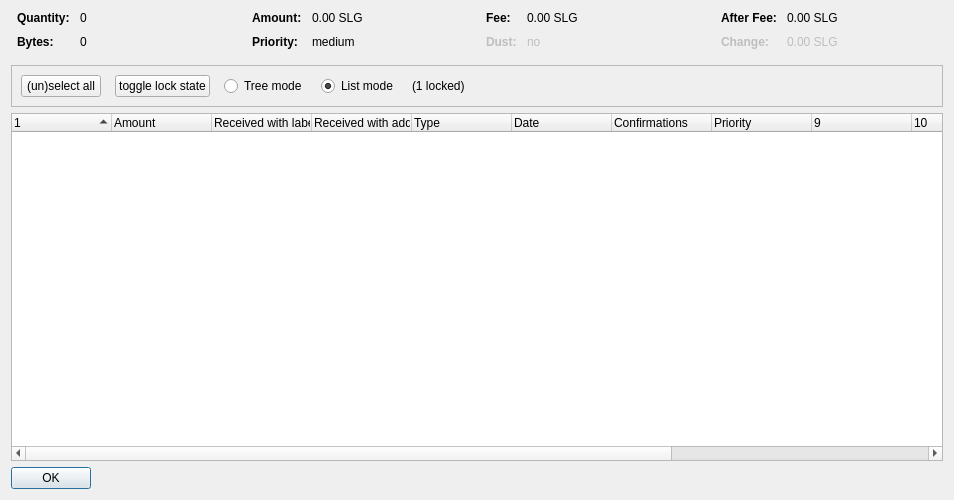
<?xml version="1.0" encoding="UTF-8"?>
<ui version="4.0">
 <class>CoinControlDialog</class>
 <widget class="QDialog" name="CoinControlDialog">
  <property name="geometry">
   <rect>
    <x>0</x>
    <y>0</y>
    <width>954</width>
    <height>500</height>
   </rect>
  </property>
  <property name="windowTitle">
   <string>Coin Selection</string>
  </property>
  <layout class="QVBoxLayout" name="verticalLayout">
   <item>
    <layout class="QHBoxLayout" name="horizontalLayoutTop" stretch="0,0,0,0">
     <property name="topMargin">
      <number>0</number>
     </property>
     <property name="bottomMargin">
      <number>10</number>
     </property>
     <item>
      <layout class="QFormLayout" name="formLayoutCoinControl1">
       <property name="horizontalSpacing">
        <number>10</number>
       </property>
       <property name="verticalSpacing">
        <number>10</number>
       </property>
       <property name="leftMargin">
        <number>6</number>
       </property>
       <property name="rightMargin">
        <number>6</number>
       </property>
       <item row="0" column="0">
        <widget class="QLabel" name="labelCoinControlQuantityText">
         <property name="font">
          <font>
           <weight>75</weight>
           <bold>true</bold>
          </font>
         </property>
         <property name="text">
          <string>Quantity:</string>
         </property>
        </widget>
       </item>
       <item row="0" column="1">
        <widget class="QLabel" name="labelCoinControlQuantity">
         <property name="cursor">
          <cursorShape>IBeamCursor</cursorShape>
         </property>
         <property name="contextMenuPolicy">
          <enum>Qt::ActionsContextMenu</enum>
         </property>
         <property name="text">
          <string notr="true">0</string>
         </property>
         <property name="textInteractionFlags">
          <set>Qt::LinksAccessibleByMouse|Qt::TextSelectableByKeyboard|Qt::TextSelectableByMouse</set>
         </property>
        </widget>
       </item>
       <item row="1" column="0">
        <widget class="QLabel" name="labelCoinControlBytesText">
         <property name="font">
          <font>
           <weight>75</weight>
           <bold>true</bold>
          </font>
         </property>
         <property name="text">
          <string>Bytes:</string>
         </property>
        </widget>
       </item>
       <item row="1" column="1">
        <widget class="QLabel" name="labelCoinControlBytes">
         <property name="cursor">
          <cursorShape>IBeamCursor</cursorShape>
         </property>
         <property name="contextMenuPolicy">
          <enum>Qt::ActionsContextMenu</enum>
         </property>
         <property name="text">
          <string notr="true">0</string>
         </property>
         <property name="textInteractionFlags">
          <set>Qt::LinksAccessibleByMouse|Qt::TextSelectableByKeyboard|Qt::TextSelectableByMouse</set>
         </property>
        </widget>
       </item>
      </layout>
     </item>
     <item>
      <layout class="QFormLayout" name="formLayoutCoinControl2">
       <property name="horizontalSpacing">
        <number>10</number>
       </property>
       <property name="verticalSpacing">
        <number>10</number>
       </property>
       <property name="leftMargin">
        <number>6</number>
       </property>
       <property name="rightMargin">
        <number>6</number>
       </property>
       <item row="0" column="0">
        <widget class="QLabel" name="labelCoinControlAmountText">
         <property name="font">
          <font>
           <weight>75</weight>
           <bold>true</bold>
          </font>
         </property>
         <property name="text">
          <string>Amount:</string>
         </property>
        </widget>
       </item>
       <item row="0" column="1">
        <widget class="QLabel" name="labelCoinControlAmount">
         <property name="cursor">
          <cursorShape>IBeamCursor</cursorShape>
         </property>
         <property name="contextMenuPolicy">
          <enum>Qt::ActionsContextMenu</enum>
         </property>
         <property name="text">
          <string notr="true">0.00 SLG</string>
         </property>
         <property name="textInteractionFlags">
          <set>Qt::LinksAccessibleByMouse|Qt::TextSelectableByKeyboard|Qt::TextSelectableByMouse</set>
         </property>
        </widget>
       </item>
       <item row="1" column="0">
        <widget class="QLabel" name="labelCoinControlPriorityText">
         <property name="font">
          <font>
           <weight>75</weight>
           <bold>true</bold>
          </font>
         </property>
         <property name="text">
          <string>Priority:</string>
         </property>
        </widget>
       </item>
       <item row="1" column="1">
        <widget class="QLabel" name="labelCoinControlPriority">
         <property name="cursor">
          <cursorShape>IBeamCursor</cursorShape>
         </property>
         <property name="contextMenuPolicy">
          <enum>Qt::ActionsContextMenu</enum>
         </property>
         <property name="text">
          <string>medium</string>
         </property>
         <property name="textInteractionFlags">
          <set>Qt::LinksAccessibleByMouse|Qt::TextSelectableByKeyboard|Qt::TextSelectableByMouse</set>
         </property>
        </widget>
       </item>
      </layout>
     </item>
     <item>
      <layout class="QFormLayout" name="formLayoutCoinControl3">
       <property name="horizontalSpacing">
        <number>10</number>
       </property>
       <property name="verticalSpacing">
        <number>10</number>
       </property>
       <property name="leftMargin">
        <number>6</number>
       </property>
       <property name="rightMargin">
        <number>6</number>
       </property>
       <item row="0" column="0">
        <widget class="QLabel" name="labelCoinControlFeeText">
         <property name="font">
          <font>
           <weight>75</weight>
           <bold>true</bold>
          </font>
         </property>
         <property name="text">
          <string>Fee:</string>
         </property>
        </widget>
       </item>
       <item row="0" column="1">
        <widget class="QLabel" name="labelCoinControlFee">
         <property name="cursor">
          <cursorShape>IBeamCursor</cursorShape>
         </property>
         <property name="contextMenuPolicy">
          <enum>Qt::ActionsContextMenu</enum>
         </property>
         <property name="text">
          <string notr="true">0.00 SLG</string>
         </property>
         <property name="textInteractionFlags">
          <set>Qt::LinksAccessibleByMouse|Qt::TextSelectableByKeyboard|Qt::TextSelectableByMouse</set>
         </property>
        </widget>
       </item>
       <item row="1" column="0">
        <widget class="QLabel" name="labelCoinControlLowOutputText">
         <property name="enabled">
          <bool>false</bool>
         </property>
         <property name="font">
          <font>
           <weight>75</weight>
           <bold>true</bold>
          </font>
         </property>
         <property name="text">
          <string>Dust:</string>
         </property>
        </widget>
       </item>
       <item row="1" column="1">
        <widget class="QLabel" name="labelCoinControlLowOutput">
         <property name="enabled">
          <bool>false</bool>
         </property>
         <property name="cursor">
          <cursorShape>IBeamCursor</cursorShape>
         </property>
         <property name="contextMenuPolicy">
          <enum>Qt::ActionsContextMenu</enum>
         </property>
         <property name="text">
          <string>no</string>
         </property>
         <property name="textInteractionFlags">
          <set>Qt::LinksAccessibleByMouse|Qt::TextSelectableByKeyboard|Qt::TextSelectableByMouse</set>
         </property>
        </widget>
       </item>
      </layout>
     </item>
     <item>
      <layout class="QFormLayout" name="formLayoutCoinControl4">
       <property name="horizontalSpacing">
        <number>10</number>
       </property>
       <property name="verticalSpacing">
        <number>10</number>
       </property>
       <property name="leftMargin">
        <number>6</number>
       </property>
       <property name="rightMargin">
        <number>6</number>
       </property>
       <item row="0" column="0">
        <widget class="QLabel" name="labelCoinControlAfterFeeText">
         <property name="font">
          <font>
           <weight>75</weight>
           <bold>true</bold>
          </font>
         </property>
         <property name="text">
          <string>After Fee:</string>
         </property>
        </widget>
       </item>
       <item row="0" column="1">
        <widget class="QLabel" name="labelCoinControlAfterFee">
         <property name="cursor">
          <cursorShape>IBeamCursor</cursorShape>
         </property>
         <property name="contextMenuPolicy">
          <enum>Qt::ActionsContextMenu</enum>
         </property>
         <property name="text">
          <string notr="true">0.00 SLG</string>
         </property>
         <property name="textInteractionFlags">
          <set>Qt::LinksAccessibleByMouse|Qt::TextSelectableByKeyboard|Qt::TextSelectableByMouse</set>
         </property>
        </widget>
       </item>
       <item row="1" column="0">
        <widget class="QLabel" name="labelCoinControlChangeText">
         <property name="enabled">
          <bool>false</bool>
         </property>
         <property name="font">
          <font>
           <weight>75</weight>
           <bold>true</bold>
          </font>
         </property>
         <property name="text">
          <string>Change:</string>
         </property>
        </widget>
       </item>
       <item row="1" column="1">
        <widget class="QLabel" name="labelCoinControlChange">
         <property name="enabled">
          <bool>false</bool>
         </property>
         <property name="cursor">
          <cursorShape>IBeamCursor</cursorShape>
         </property>
         <property name="contextMenuPolicy">
          <enum>Qt::ActionsContextMenu</enum>
         </property>
         <property name="text">
          <string notr="true">0.00 SLG</string>
         </property>
         <property name="textInteractionFlags">
          <set>Qt::LinksAccessibleByMouse|Qt::TextSelectableByKeyboard|Qt::TextSelectableByMouse</set>
         </property>
        </widget>
       </item>
      </layout>
     </item>
    </layout>
   </item>
   <item>
    <widget class="QFrame" name="frame">
     <property name="minimumSize">
      <size>
       <width>0</width>
       <height>40</height>
      </size>
     </property>
     <property name="frameShape">
      <enum>QFrame::StyledPanel</enum>
     </property>
     <property name="frameShadow">
      <enum>QFrame::Sunken</enum>
     </property>
     <layout class="QHBoxLayout" name="horizontalLayout">
      <item>
       <layout class="QHBoxLayout" name="horizontalLayoutPanel" stretch="0,0,0,0,0,0">
        <property name="spacing">
         <number>14</number>
        </property>
        <item>
         <widget class="QPushButton" name="pushButtonSelectAll">
          <property name="sizePolicy">
           <sizepolicy hsizetype="Maximum" vsizetype="Fixed">
            <horstretch>0</horstretch>
            <verstretch>0</verstretch>
           </sizepolicy>
          </property>
          <property name="text">
           <string>(un)select all</string>
          </property>
          <property name="autoDefault">
           <bool>false</bool>
          </property>
         </widget>
        </item>
        <item>
         <widget class="QPushButton" name="pushButtonToggleLock">
          <property name="sizePolicy">
           <sizepolicy hsizetype="Maximum" vsizetype="Fixed">
            <horstretch>0</horstretch>
            <verstretch>0</verstretch>
           </sizepolicy>
          </property>
          <property name="text">
           <string>toggle lock state</string>
          </property>
          <property name="autoDefault">
           <bool>false</bool>
          </property>
         </widget>
        </item>
        <item>
         <widget class="QRadioButton" name="radioTreeMode">
          <property name="sizePolicy">
           <sizepolicy hsizetype="Maximum" vsizetype="Fixed">
            <horstretch>0</horstretch>
            <verstretch>0</verstretch>
           </sizepolicy>
          </property>
          <property name="text">
           <string>Tree mode</string>
          </property>
         </widget>
        </item>
        <item>
         <widget class="QRadioButton" name="radioListMode">
          <property name="sizePolicy">
           <sizepolicy hsizetype="Maximum" vsizetype="Fixed">
            <horstretch>0</horstretch>
            <verstretch>0</verstretch>
           </sizepolicy>
          </property>
          <property name="text">
           <string>List mode</string>
          </property>
          <property name="checked">
           <bool>true</bool>
          </property>
         </widget>
        </item>
        <item>
         <widget class="QLabel" name="labelLocked">
          <property name="text">
           <string>(1 locked)</string>
          </property>
         </widget>
        </item>
        <item>
         <spacer name="horizontalSpacer">
          <property name="orientation">
           <enum>Qt::Horizontal</enum>
          </property>
          <property name="sizeHint" stdset="0">
           <size>
            <width>40</width>
            <height>20</height>
           </size>
          </property>
         </spacer>
        </item>
       </layout>
      </item>
     </layout>
    </widget>
   </item>
   <item>
    <widget class="CoinControlTreeWidget" name="treeWidget">
     <property name="contextMenuPolicy">
      <enum>Qt::CustomContextMenu</enum>
     </property>
     <property name="sortingEnabled">
      <bool>false</bool>
     </property>
     <property name="columnCount">
      <number>13</number>
     </property>
     <attribute name="headerShowSortIndicator" stdset="0">
      <bool>true</bool>
     </attribute>
     <attribute name="headerStretchLastSection">
      <bool>false</bool>
     </attribute>
     <column>
      <property name="text">
       <string/>
      </property>
     </column>
     <column>
      <property name="text">
       <string>Amount</string>
      </property>
     </column>
     <column>
      <property name="text">
       <string>Received with label</string>
      </property>
     </column>
     <column>
      <property name="text">
       <string>Received with address</string>
      </property>
     </column>
     <column>
      <property name="text">
       <string>Type</string>
      </property>
     </column>
     <column>
      <property name="text">
       <string>Date</string>
      </property>
     </column>
     <column>
      <property name="text">
       <string>Confirmations</string>
      </property>
      <property name="toolTip">
       <string>Confirmed</string>
      </property>
     </column>
     <column>
      <property name="text">
       <string>Priority</string>
      </property>
     </column>
     <column>
      <property name="text">
       <string/>
      </property>
     </column>
     <column>
      <property name="text">
       <string/>
      </property>
     </column>
     <column>
      <property name="text">
       <string/>
      </property>
     </column>
     <column>
      <property name="text">
       <string/>
      </property>
     </column>
     <column>
      <property name="text">
       <string/>
      </property>
     </column>
    </widget>
   </item>
   <item>
    <widget class="QDialogButtonBox" name="buttonBox">
     <property name="sizePolicy">
      <sizepolicy hsizetype="Maximum" vsizetype="Fixed">
       <horstretch>0</horstretch>
       <verstretch>0</verstretch>
      </sizepolicy>
     </property>
     <property name="orientation">
      <enum>Qt::Horizontal</enum>
     </property>
     <property name="standardButtons">
      <set>QDialogButtonBox::Ok</set>
     </property>
    </widget>
   </item>
  </layout>
 </widget>
 <customwidgets>
  <customwidget>
   <class>CoinControlTreeWidget</class>
   <extends>QTreeWidget</extends>
   <header>coincontroltreewidget.h</header>
  </customwidget>
 </customwidgets>
 <resources/>
 <connections/>
</ui>
